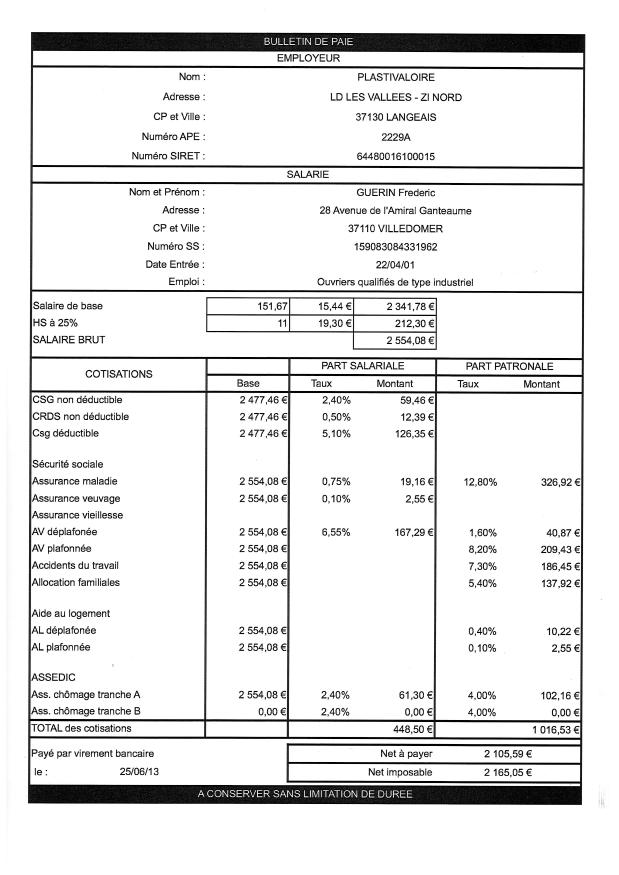
#> input picture dataset/document/PaySlip_Arial_10_1-g.jpg, 2473 x 3497 px (shown at 1/4 size); its folder holds only this picture in this run
$ python -i functions.py   (imports and definitions only)
#> lines starting #> are read from the running program, lines starting #| are printed output that depends on the picture; after the words box and inside, x2 and y2 are one past the last pixel; in counts of white or black regions, pixels touching at a corner belong together
#> in load_image, img is the input picture: shape (3497, 2473); min 0, max 255, mean 230.9
import cv2
import math
import matplotlib.pyplot as plt
import matplotlib
import numpy as np

import os
import glob

from skimage.color import gray2rgb
from skimage.io import imread, imshow, imsave
from skimage.util import invert
from skimage.transform import resize, rotate
from skimage.morphology import erosion, dilation, opening, closing, skeletonize, square
from skimage.filters import threshold_isodata, threshold_li, threshold_mean, threshold_minimum, threshold_otsu, threshold_triangle, threshold_yen

PATH = "dataset/dataset_caracters/04_2PS600_police12"

# [17 lines left out: function resize, not called in this run]

def pre_treatment(img, path):
    """ Edit an image to get a better sample to treat afterward

    Args:
        img (np array/image): the image you want to change
        path (string): Where the image is collected, in this case it's needed to know if we have to scale the image

    Returns:
        np array/mage: the image edited
    """
    if path == "dataset/dataset_caracters/02_PS300_police12":
        img = resize(img, 2)

    img = cv2.blur(img,(5,5))

    ret, img = cv2.threshold(img, 200, 255, cv2.THRESH_BINARY)
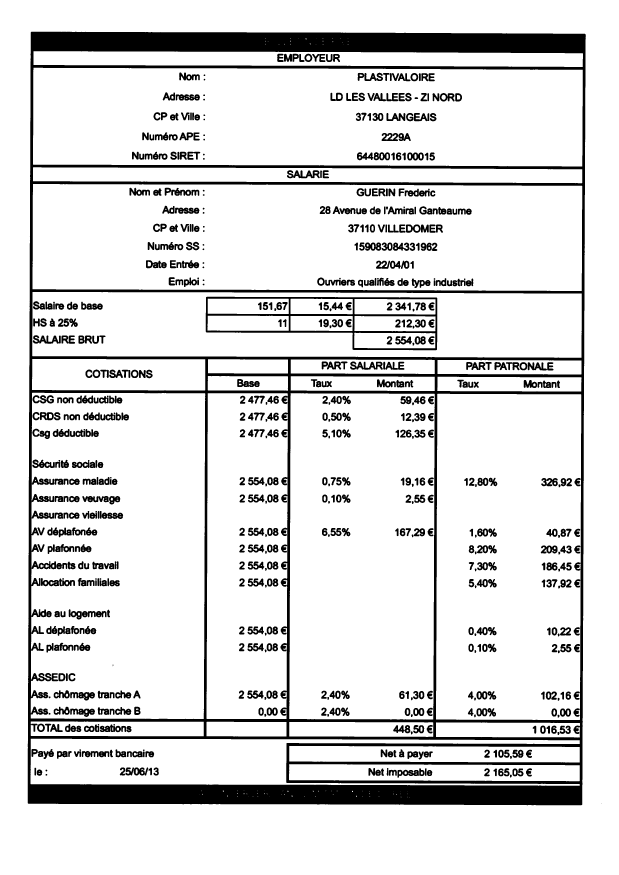
#> img: shape (3497, 2473) (shown at 1/4 size); 86.7% white; 740 black regions (2 under 20 px), largest, box (x1, y1, x2, y2) and area: (111, 127, 2343, 3221) 732141, (823, 1187, 1749, 1401) 27877, (164, 2312, 300, 2345) 2480


    img = cv2.morphologyEx(img, cv2.MORPH_OPEN, np.ones((3, 3), dtype=np.uint8))
#> img: shape (3497, 2473); 86.5% white; 418 black regions (2 under 20 px), largest, box (x1, y1, x2, y2) and area: (111, 127, 2343, 3221) 765513, (823, 1187, 1749, 1401) 27895, (1437, 970, 1661, 1004) 4642


    # blur = cv2.blur(img,(3,3))
    # ret, img = cv2.threshold(blur, 127, 255, cv2.THRESH_BINARY)

    res = circling_img(img)

    return res

def load_image(file):
    """ read an image from a file path

    Args:
        file (string): the path were we will get the file

    Returns:
        np array/image: an image
    """
    img = cv2.imread(file, cv2.IMREAD_GRAYSCALE)
    img = pre_treatment(img, PATH)

    img = invert_image(img)
    return img

# invert a binarized image
def invert_image(img):
    return 255-img


# [10 lines left out: function char_paths, not called in this run]


# return an array of images
def img_tab(tab, car):
    return [load_image(image) for image in tab[car]]


# Returnsthe next white pixel neighbouring p, starting with direct neighbours
# [245 lines left out: functions get_next, freeman_travel, first_position_value, encode, freeman_encode, minutia_extraction and 1 more, not called in this run]


# Distance between two points of an image (pythagore)
def euclidean_distance_minutia(m1, m2):
    return math.sqrt((m1[0] - m2[0])*(m1[0] - m2[0]) + (m1[1] - m2[1])*(m1[1] - m2[1]))


# delete serif (small parts of character) which size is inferior to the threshold - return the table of the minutia where the code will be generated between
# [37 lines left out: function smoothing, not called in this run]


# Draw a white border around the edges of the image
def circling_img(img):
    res = np.array([[255]*(img.shape[1]+2)]*(img.shape[0]+2))
    res[1:img.shape[0]+1, 1:img.shape[1]+1] = img
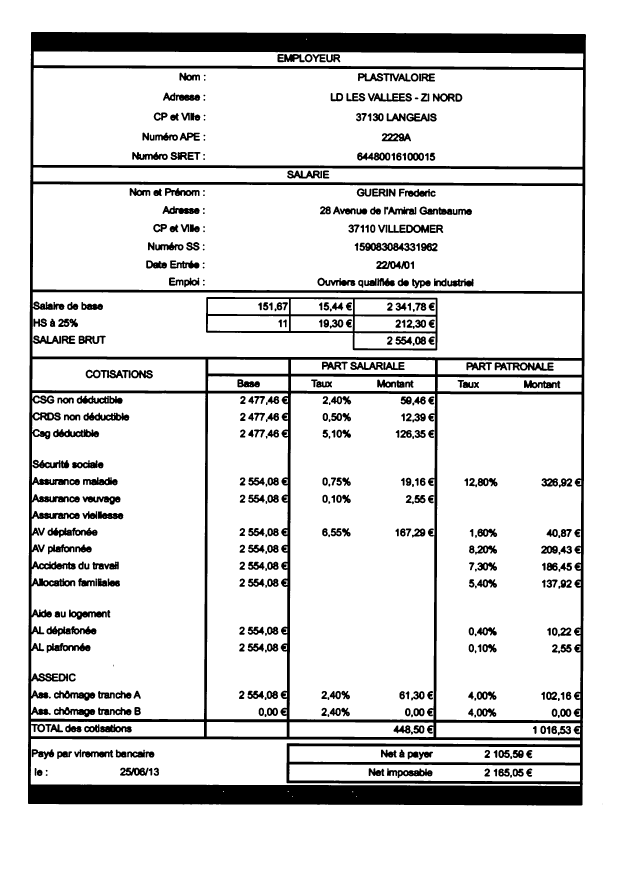
#> res: shape (3499, 2475) int64 (shown at 1/4 size); 86.5% white; 418 black regions (2 under 20 px), largest, box (x1, y1, x2, y2) and area: (112, 128, 2344, 3222) 765513, (824, 1188, 1750, 1402) 27895, (1438, 971, 1662, 1005) 4642
    return res

>>> result = load_image('dataset/document/PaySlip_Arial_10_1-g.jpg')
#> in invert_image, `return 255-img`:
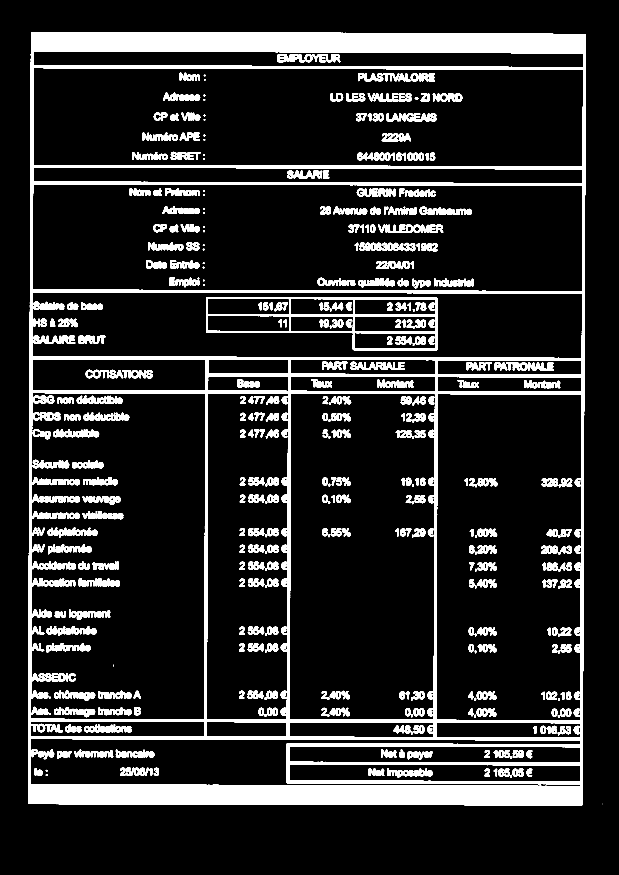
#> returned value: shape (3499, 2475) int64 (shown at 1/4 size); 13.5% white; 418 white regions (2 under 20 px), largest, box (x1, y1, x2, y2) and area: (112, 128, 2344, 3222) 765513, (824, 1188, 1750, 1402) 27895, (1438, 971, 1662, 1005) 4642
